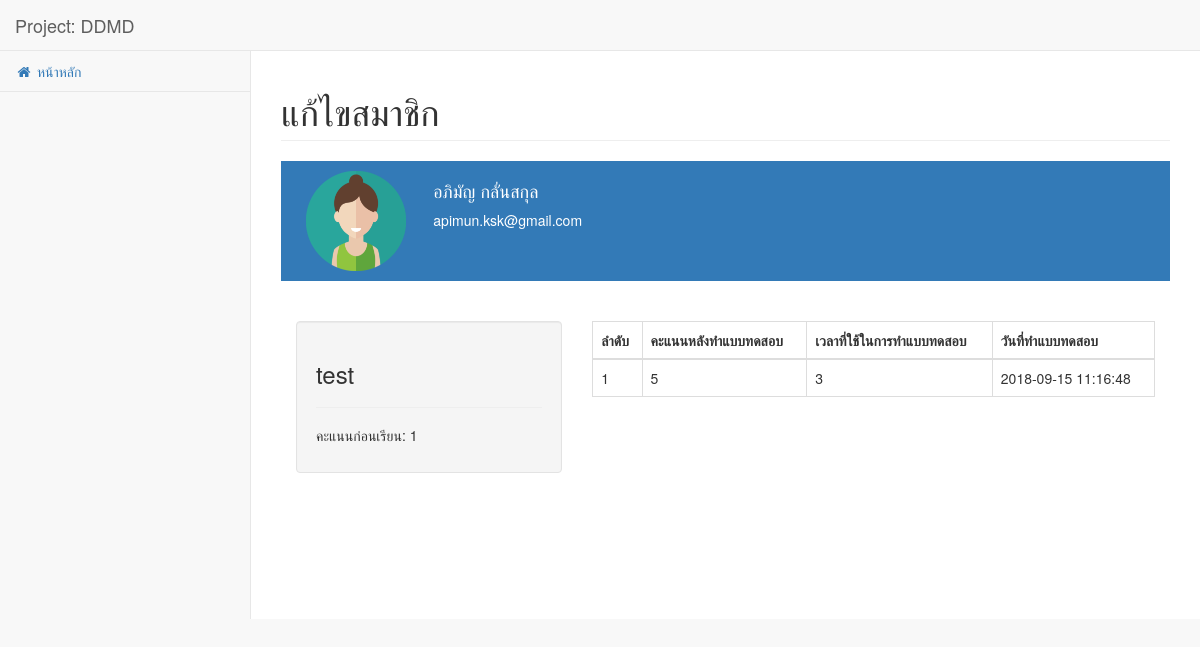
The app's page /pages/show-score.php?id=18 with its own data.
### tables this page shows
CREATE TABLE `member` (
  `id` int(11) NOT NULL,
  `idcard` varchar(13) NOT NULL,
  `prefix` int(11) NOT NULL COMMENT 'connect with prefix table',
  `name` varchar(50) NOT NULL,
  `lastname` varchar(50) NOT NULL,
  `age` varchar(50) NOT NULL COMMENT 'connect with length birthdate',
  `sex` int(11) NOT NULL,
  `status` int(11) NOT NULL,
  `email` varchar(50) NOT NULL,
  `password` varchar(11) NOT NULL,
  `type` int(11) NOT NULL
);

CREATE TABLE `test` (
  `id` int(11) NOT NULL,
  `topic` varchar(50) NOT NULL,
  `date` timestamp NOT NULL DEFAULT CURRENT_TIMESTAMP,
  `detail` text NOT NULL
);

CREATE TABLE `score` (
  `id` int(11) NOT NULL,
  `member_id` int(11) NOT NULL,
  `test_id` int(11) NOT NULL,
  `score` int(11) NOT NULL,
  `score_type` int(11) NOT NULL,
  `date` timestamp NOT NULL DEFAULT CURRENT_TIMESTAMP ON UPDATE CURRENT_TIMESTAMP,
  `time` int(11) NOT NULL
);

### pages/show-score.php (the view, shortened to what this page needs)
<?php session_start();
require 'connection.php';
$name = "";
$lastname = "";
$email = "";
if (isset($_GET["id"])) {
  $id = $_GET["id"];
  $sql = "SELECT * FROM member where id= $id";
  $result = $conn->query($sql);
    if ($result->num_rows > 0) {
      $data = $result->fetch_assoc();
      $name = $data["name"];
      $lastname = $data["lastname"];
      $email = $data["email"];
    }
}
?>
<!DOCTYPE html>
<html lang="en">
<head>
    <link href="../vendor/bootstrap/css/bootstrap.min.css" rel="stylesheet">
    <link href="../vendor/metisMenu/metisMenu.min.css" rel="stylesheet">
    <link href="../dist/css/sb-admin-2.css" rel="stylesheet">
    <link href="../vendor/morrisjs/morris.css" rel="stylesheet">
    <link href="../vendor/font-awesome/css/font-awesome.min.css" rel="stylesheet" type="text/css">
</head>
<body>
    <div id="wrapper">
        <nav class="navbar navbar-default navbar-static-top" role="navigation" style="margin-bottom: 0">
            <div class="navbar-header">
                <a class="navbar-brand" href="index.php">Project: DDMD</a>
            </div>
            <?php require('sidemenu.php'); ?>
        </nav>
        <div id="page-wrapper">
            <div class="row">
                <div class="col-lg-12">
                  <?php if(!isset($_GET["id"])) {
                    echo '<h1 class="page-header">แสดงข้อมูลคะแนน</h1>';
                  } else {
                      echo '<h1 class="page-header">แก้ไขสมาชิก</h1>';
                  } ?>
                  <div class="card bg-primary">
                    <div class="card-body profile-user-box">
                      <div class="row">
                        <div class="col-sm-12">
                          <div class="card bg-primary" style="padding: 10px">
                            <div class="card-body profile-user-box">
                              <div class="row">
                                <div class="col-sm-8">
                                  <div class="media">
                                    <span class="col-xs-6 col-md-3">
                                      <img src="img/avatar-girl.png" style="height: 100px; " alt="" class="center">
                                    </span>
                                  <div class="media-body">
                                      <h4 class="mt-1 mb-1 text-white"><?=$name ."&nbsp;". $lastname; ?></h4>
                                      <p class="font-13 text-white-50"><?= $email ; ?></p>
                                    </div>
                                  </div>
                                </div>
                              </div>
                             </div>
                            </div>
                        </div>
                  </div>
                </div>
            </div>
            <br>
            <br>
            <?php
              $sql_select_test = "SELECT * FROM test";
              $resultTest = $conn->query($sql_select_test);
              if ($resultTest) {
                while ($test = $resultTest->fetch_assoc()) {
                  $testId = $test['id'];
                  $sql_pretest = "SELECT * FROM score WHERE score_type = 1 and member_id = $id and test_id = $testId";
                  $resultPretest = $conn->query($sql_pretest);
                  $pretest = $resultPretest->fetch_assoc();
                  echo '<div class="col-lg-4">
                    <div class="well">
                      <div><h3>'.$test["topic"].'</h3></div>
                      <hr/>
                      <div><h5>คะแนนก่อนเรียน: '.$pretest ["score"].'</5></div>
                    </div>
                    </div>';
                  echo '<div class="col-lg-8 table-responsive">
                      <table class="table table-hover table-bordered">
                        <thead>
                            <tr>
                              <th>ลำดับ</th>
                              <th>คะแนนหลังทำแบบทดสอบ</th>
                              <th>เวลาที่ใช้ในการทำแบบทดสอบ</th>
                              <th>วันที่ทำแบบทดสอบ</th>
                              </tr>
                          </thead>
                          <tbody>';
                  $count = 1;
                  $sql_postest = "SELECT * FROM score WHERE score_type = 2 and member_id = $id and test_id = $testId";
                  $resultPostest = $conn->query($sql_postest);
                  if ($resultPostest) {
                    while ($postest = $resultPostest->fetch_assoc()) {
                      echo '<tr>';
                      echo '<td>'.$count++.'</td>';
                      echo '<td>'.$postest["score"].'</td>';
                      echo '<td>'.$postest["time"].'</td>';
                      echo '<td>'.$postest["date"].'</td>';
                      echo '</tr>';
                    }
                  }
                  echo '</tbody>
                          </table>
                      </div>';
                  echo '<div class="col-md-12"></div>';
                }
              }
             ?>
        </div>
    </div>
</body>
</html>

### records on screen
member: name "อภิมัญ", lastname "กลั่นสกุล", email "apimun.ksk@gmail.com"
test: topic "test", score.score "1"
score: score "5", time "3", date "2018-09-15 11:16:48"
